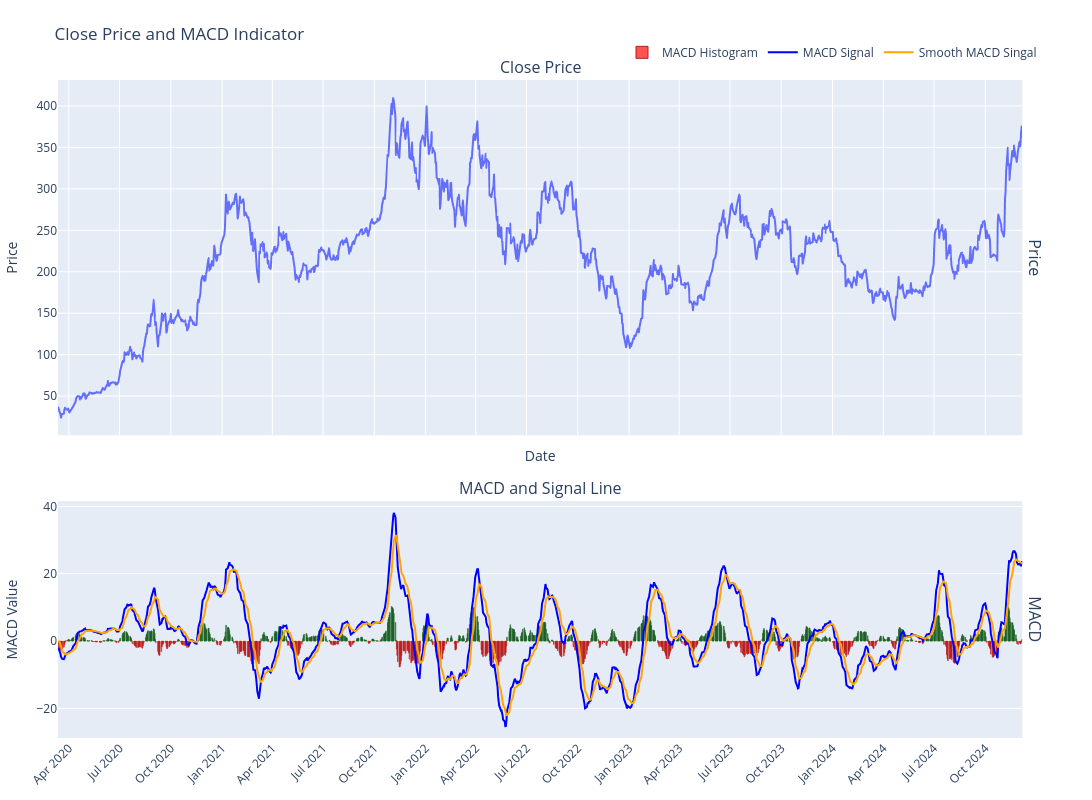

Notebook cell for this chart:
### Markdown cell above
### Visualizaiton of Moving Average Convergence & Divergence (MACD)

### Code cell
df = pricedf


# Create subplots with shared x-axis
fig = make_subplots(
    rows=2, cols=1,
    shared_xaxes=True,
    vertical_spacing=0.1,
    row_heights=[0.6, 0.4],  # Adjust heights of the subplots
    subplot_titles=('Close Price', 'MACD and Signal Line'),
    row_titles=('Price', 'MACD')
)

# Close price plot (using Plotly Express for aesthetics)
close_fig = px.line(df, x='date', y='close', title="Close Price")
for trace in close_fig['data']:
    fig.add_trace(trace, row=1, col=1)

# MACD histogram bar plot
fig.add_trace(
    go.Bar(x=df['date'], y=df['MACD']-df['MACD_signal'], name='MACD Histogram', marker=dict(
            color=(df['MACD']-df['MACD_signal']).apply(lambda x: '#26A69A' if x >= 0 else '#FF5252'),
            opacity=0.8  # Adjust opacity (0-1)
        ),
        marker_line=dict(  # Add border to bars
            width=1,
            color=(df['MACD']-df['MACD_signal']).apply(lambda x: '#1B5E20' if x >= 0 else '#B71C1C')
        )),
    row=2, col=1
)

# EMA lines (macd signal and smoothing signal)
fig.add_trace(
    go.Scatter(x=df['date'], y=df['MACD'], mode='lines', name='MACD Signal', line=dict(color='blue')),
    row=2, col=1
)



fig.add_trace(
    go.Scatter(x=df['date'], y=df['MACD_signal'], mode='lines', name='Smooth MACD Singal', line=dict(color='orange')),
    row=2, col=1
)


# Update layout for aesthetics and y-axis range
fig.update_layout(
    title="Close Price and MACD Indicator",
    xaxis_title="Date",
    yaxis_title="Price",
    yaxis2_title="MACD Value",
    height=800,
    width=1200,  # Added width parameter
    showlegend=True,
    legend=dict(
        orientation="h",  # Horizontal legend
        yanchor="bottom",
        y=1.02,
        xanchor="right",
        x=1
    ),
    margin=dict(l=50, r=50, t=80, b=50)  # Adjust margins
)

# Update x-axis settings for better date display
fig.update_xaxes(
    rangeslider_visible=False,
    tickangle=-45,
    tickmode='auto',
    nticks=20
)

fig.show()

### Figure 1 — Plotly figure (JSON) as saved in the notebook; plotly's stock layout.template omitted (floating-point values rounded to 4 significant figures; data arrays with more than 128 entries replaced by an {"elided": "..."} marker saying what was removed)
{"data": [{"hovertemplate": "date=%{x}<br>close=%{y}<extra></extra>", "legendgroup": "", "line": {"color": "#636efa", "dash": "solid"}, "marker": {"symbol": "circle"}, "mode": "lines", "name": "", "showlegend": false, "type": "scattergl", "x": {"elided": "1193 str values"}, "xaxis": "x", "y": {"elided": "1193 float values"}, "yaxis": "y"}, {"marker": {"color": {"elided": "1193 str values"}, "line": {"color": {"elided": "1193 str values"}, "width": 1}, "opacity": 0.8}, "name": "MACD Histogram", "type": "bar", "x": {"elided": "1193 str values"}, "xaxis": "x2", "y": {"elided": "1193 float values"}, "yaxis": "y2"}, {"line": {"color": "blue"}, "mode": "lines", "name": "MACD Signal", "type": "scatter", "x": {"elided": "1193 str values"}, "xaxis": "x2", "y": {"elided": "1193 float values"}, "yaxis": "y2"}, {"line": {"color": "orange"}, "mode": "lines", "name": "Smooth MACD Singal", "type": "scatter", "x": {"elided": "1193 str values"}, "xaxis": "x2", "y": {"elided": "1193 float values"}, "yaxis": "y2"}], "layout": {"annotations": [{"font": {"size": 16}, "showarrow": false, "text": "Close Price", "x": 0.49, "xanchor": "center", "xref": "paper", "y": 1, "yanchor": "bottom", "yref": "paper"}, {"font": {"size": 16}, "showarrow": false, "text": "MACD and Signal Line", "x": 0.49, "xanchor": "center", "xref": "paper", "y": 0.36, "yanchor": "bottom", "yref": "paper"}, {"font": {"size": 16}, "showarrow": false, "text": "Price", "textangle": 90, "x": 0.98, "xanchor": "left", "xref": "paper", "y": 0.73, "yanchor": "middle", "yref": "paper"}, {"font": {"size": 16}, "showarrow": false, "text": "MACD", "textangle": 90, "x": 0.98, "xanchor": "left", "xref": "paper", "y": 0.18, "yanchor": "middle", "yref": "paper"}], "height": 800, "legend": {"orientation": "h", "x": 1, "xanchor": "right", "y": 1.02, "yanchor": "bottom"}, "margin": {"b": 50, "l": 50, "r": 50, "t": 80}, "showlegend": true, "title": {"text": "Close Price and MACD Indicator"}, "width": 1200, "xaxis": {"anchor": "y", "domain": [0, 0.98], "matches": "x2", "nticks": 20, "rangeslider": {"visible": false}, "showticklabels": false, "tickangle": -45, "tickmode": "auto", "title": {"text": "Date"}}, "xaxis2": {"anchor": "y2", "domain": [0, 0.98], "nticks": 20, "rangeslider": {"visible": false}, "tickangle": -45, "tickmode": "auto"}, "yaxis": {"anchor": "x", "domain": [0.46, 1], "title": {"text": "Price"}}, "yaxis2": {"anchor": "x2", "domain": [0, 0.36], "title": {"text": "MACD Value"}}}}
